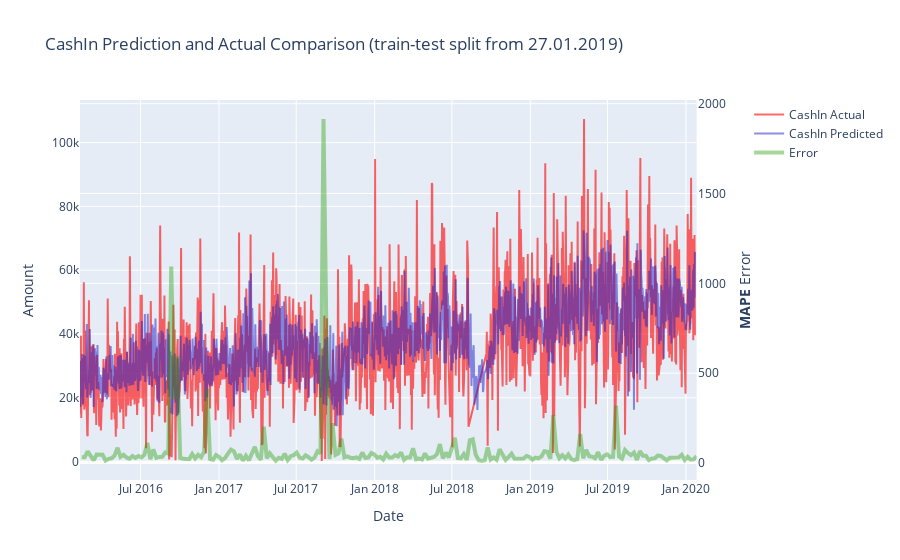

The notebook cell this image was saved under:
### Code cell
ATM_ID = 33821
atm_feature_set = all_atms_feature_set[all_atms_feature_set['AtmId'] == ATM_ID]
draw_model_error(tabTransformer, get_input_sets(atm_feature_set, groups), atm_feature_set[TARGET], split_from=X_train.index[-1])

### Figure 1 — Plotly figure (JSON) as saved in the notebook; plotly's stock layout.template omitted (floating-point values rounded to 4 significant figures; data arrays with more than 128 entries replaced by an {"elided": "..."} marker saying what was removed)
{"data": [{"line": {"color": "rgba(255,0,0,0.6)"}, "name": "CashIn Actual", "type": "scatter", "x": {"elided": "1443 str values"}, "xaxis": "x", "y": {"elided": "1443 float values"}, "yaxis": "y"}, {"line": {"color": "rgba(30,30,200,0.5)"}, "name": "CashIn Predicted", "type": "scatter", "x": {"elided": "1443 str values"}, "xaxis": "x", "y": {"elided": "1443 float values"}, "yaxis": "y"}, {"line": {"color": "rgba(34, 155, 0, 0.4)", "width": 4}, "name": "Error", "type": "scatter", "x": {"elided": "207 str values"}, "xaxis": "x", "y": {"elided": "207 float values"}, "yaxis": "y2"}], "layout": {"title": {"text": "CashIn Prediction and Actual Comparison (train-test split from 27.01.2019)"}, "xaxis": {"anchor": "y", "domain": [0, 0.94], "title": {"text": "Date"}}, "yaxis": {"anchor": "x", "domain": [0, 1], "title": {"text": "Amount"}}, "yaxis2": {"anchor": "x", "overlaying": "y", "side": "right", "title": {"text": "<b>MAPE</b> Error"}}}}
